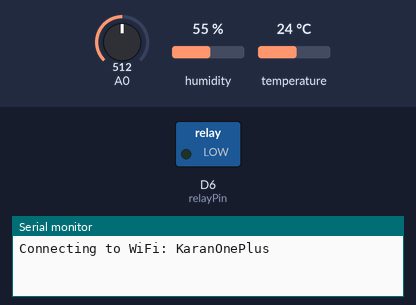
The sketch below on a simulated ESP8266 (NodeMCU). On the bench: switched loads named in the sketch (green lamp = pin HIGH), the last lines printed to the serial monitor. Dashed ring = blinking. Inputs (shaded band) come from the test bench; at power-on: A0 = 512, humidity 55 %, temperature 24 °C. WiFi joins after 1.5 s; servers stay silent unless stated.

Above: at 0.1 s.
At 2.7 s:
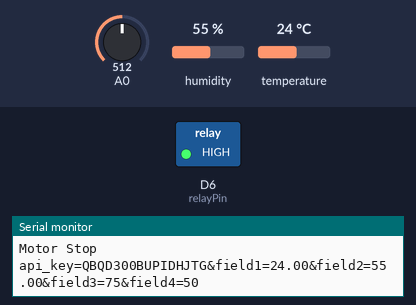
2.8 s: A0 set to 7
4.3 s: A0 set to 4
At 4.9 s:
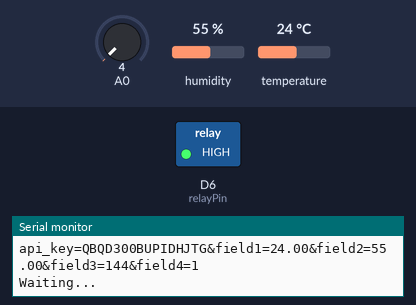
Timing chart, 0 to 7.3 s (numbered marks = the images above; inputs shaded):
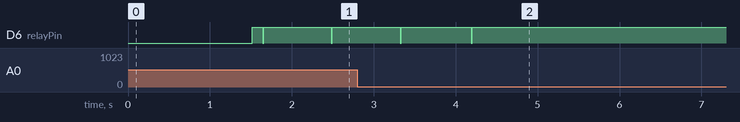

The sketch:

srs.ino
```cpp
#define BLYNK_PRINT Serial
#include <OneWire.h>
#include <SPI.h>
#include <DHT.h>
#include <DallasTemperature.h>
#include <ESP8266WiFi.h>
#include <WiFiClient.h>

#define ONE_WIRE_BUS D2
OneWire oneWire(ONE_WIRE_BUS);
DallasTemperature sensors(&oneWire);

#define BLYNK_AUTH_TOKEN "PVAbHBBOAE5hbf155x8eKtYwDe-rYK7r"
#define BLYNK_TEMPLATE_ID "TMPL3R1qoFznv"
#define BLYNK_TEMPLATE_NAME "Smart Irrigation 2"

String apiKey = "QBQD300BUPIDHJTG";
const char* ssid = "KaranOnePlus";
const char* pass = "9765619602";
const char* server = "api.thingspeak.com";
WiFiClient client;

int relaypin = D6;
#define DHTPIN 2
#define DHTTYPE DHT11

int moist = 10;
int relayPin = D6;
float h = 0.0;
float t = 0.0;


DHT dht(DHTPIN, DHTTYPE);

void sendSensor()
{
  h = dht.readHumidity();  // Humidity
  t = dht.readTemperature(); // Temperature
  if (isnan(h) || isnan(t))
  {
    Serial.println( "Failed to read from DHT sensor! ");
    return;
  }
}
void setup()
{
  pinMode(relayPin, OUTPUT);
  Serial.begin(9600);
  dht.begin();
  sensors.begin();
  Serial.println("Connecting to WiFi: " + String(ssid));
  WiFi.begin(ssid, pass);

  while (WiFi.status() != WL_CONNECTED) {
    delay(500);
    Serial.print(".");
  }

  Serial.println("");
  Serial.println("WiFi connected");
  digitalWrite(relayPin, HIGH);
}
int sensor=0;

int sendTemps()
{
  sensor=analogRead(A0);
  int output=(145-map(sensor,0,1023,0,140));  // Moisture
  sendSensor();
  Serial.println("moisture =");
  Serial.println(output);
  Serial.println( "% ");
  return output;
}

int moisture()
{
  int output=sendTemps();
  int rainSensor = analogRead(D1);
  rainSensor = map(rainSensor, 0, 1023, 0, 100); // Rain
  Serial.print(rainSensor);
  Serial.println(output);
  Serial.println("Rainfall :");
  if(rainSensor==0){
    Serial.println("Rainfall not detected");
  }
  else{
    Serial.println("Rainfall detected");
  }
  return rainSensor;
}
void check(){
  int rainSensor=moisture();
  int output=sendTemps();

  Serial.println(rainSensor);
  Serial.println(output);
  sendSensor();

  if(rainSensor==0)
  {
    Serial.println("Motor Stop");
    digitalWrite(relayPin, HIGH);
  }
  else
  {
    digitalWrite(relayPin, LOW);
    if(output<10)
    {
    Serial.println("Motor Start");
      digitalWrite(relayPin, LOW);
    }
    else{
      Serial.println("Motor Stop");
      digitalWrite(relayPin, HIGH);
    }
  }

}
void loop()
{

  int rainSensor=moisture();
  int output=sendTemps();
  check();
  // sendSensor();

  if (client.connect(server, 80)) {
    String postStr = "api_key=" + apiKey + "&field1=" + String(t) + "&field2=" + String(h) + "&field3=" + String(output) + "&field4=" + String(rainSensor) + "\r\n\r\n";

    client.print("POST /update HTTP/1.1\n");
    client.print("Host: api.thingspeak.com\n");
    client.print("Connection: close\n");
    client.print("Content-Type: application/x-www-form-urlencoded\n");
    client.print("Content-Length: ");
    Serial.print(postStr);
    client.print(postStr.length());
    client.print("\n\n");
    client.print(postStr);

    client.stop();
    Serial.println("Waiting...");
    // ThingSpeak requires a minimum 15-second delay between updates
    delay(500);
  }
  //digitalWrite(relayPin, HIGH);
}
```

Measured:
- the behaviour switches between 6 and 5 on A0 (found by bisection; images 1 and 2)
- after the input at 4.3 s, D6 (relayPin): stops changing and stays HIGH
- by itself, D6 (relayPin): alternates HIGH for 0.85 s and LOW for 0.01 s
